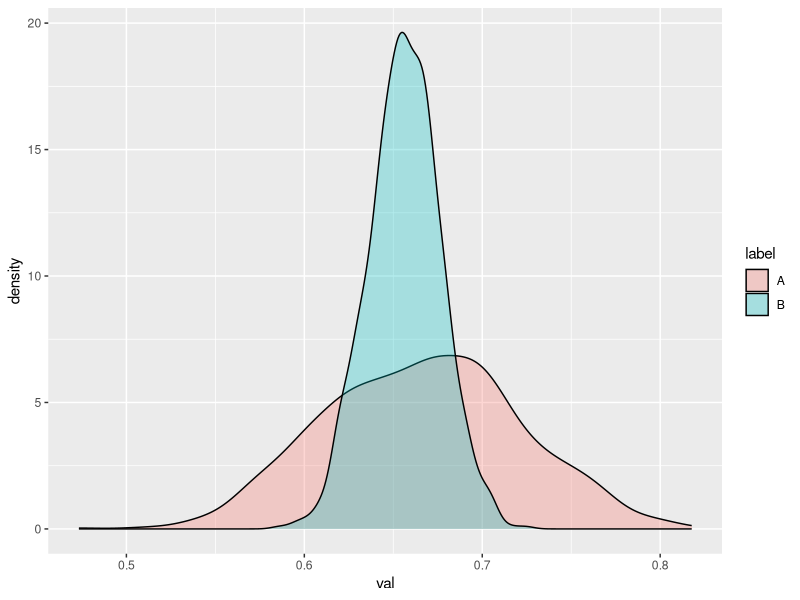
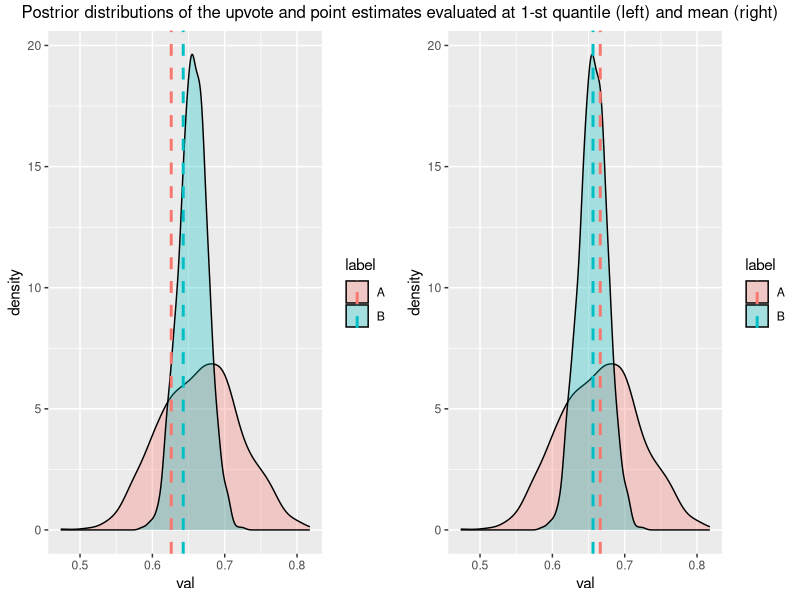

Write R code to recreate these figures, in order.
library(ggplot2)
library(gridExtra)
A = data.frame(label = rep("A",1000),val = rbeta(1000,50,25))
B = data.frame(label = rep("B",1000),val = rbeta(1000,380,200))
A_q1 = data.frame(label = "A",quantile = quantile(A$val,0.25))
B_q1 = data.frame(label = "B",quantile = quantile(B$val,0.25))
A_m = data.frame(label = "A",mean = mean(A$val))
B_m = data.frame(label = "B",mean = mean(B$val))
comb = rbind(A,B)
comb_q1 = rbind(A_q1,B_q1)
comb_m = rbind(A_m,B_m)

ggplot(comb, aes(x=val, fill=label)) +
  geom_density(alpha = .3)

p1 = ggplot(comb, aes(x=val, fill=label)) +
  geom_density(alpha = .3) +
  geom_vline(data=comb_q1, aes(xintercept=quantile,  colour=label),
             linetype="dashed", size=1)

p2 = ggplot(comb, aes(x=val, fill=label)) +
  geom_density(alpha = .3) +
  geom_vline(data=comb_m, aes(xintercept=mean,  colour=label),
             linetype="dashed", size=1)

grid.arrange(
  p1,
  p2,
  nrow = 1,
  top = "Postrior distributions of the upvote and point estimates evaluated at 1-st quantile (left) and mean (right)"

)